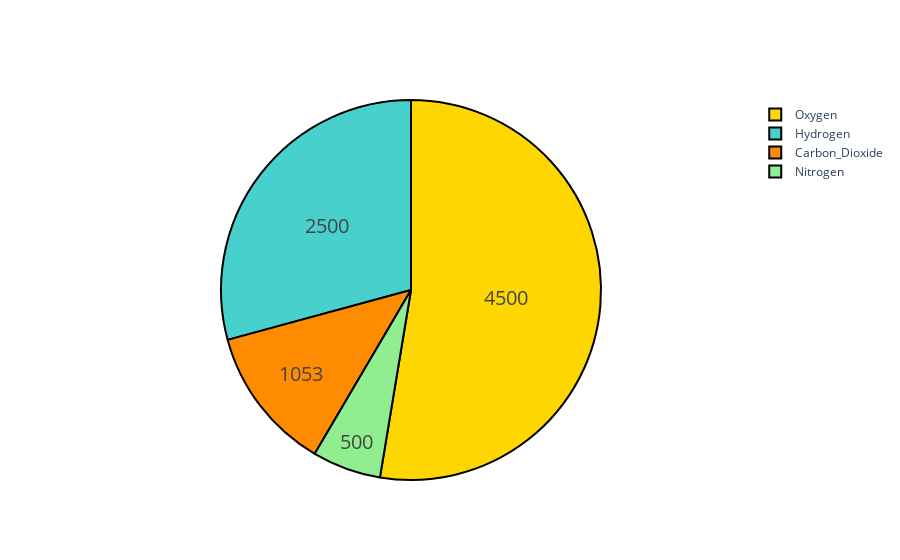

The code cell stored with this chart in its notebook:
### Markdown cell above
Styled Pie Chart

### Code cell
import plotly.graph_objects as go
colors = ['gold', 'mediumturquoise', 'darkorange', 'lightgreen']

fig = go.Figure(data=[go.Pie(labels=['Oxygen','Hydrogen','Carbon_Dioxide','Nitrogen'],
                             values=[4500,2500,1053,500])])
fig.update_traces(hoverinfo='label+percent', textinfo='value', textfont_size=20,
                  marker=dict(colors=colors, line=dict(color='#000000', width=2)))
fig.show()

### Figure 1 — Plotly figure (JSON) as saved in the notebook; plotly's stock layout.template omitted (floating-point values rounded to 4 significant figures)
{"data": [{"hoverinfo": "label+percent", "labels": ["Oxygen", "Hydrogen", "Carbon_Dioxide", "Nitrogen"], "marker": {"colors": ["gold", "mediumturquoise", "darkorange", "lightgreen"], "line": {"color": "#000000", "width": 2}}, "textfont": {"size": 20}, "textinfo": "value", "type": "pie", "values": [4500, 2500, 1053, 500]}], "layout": {}}
